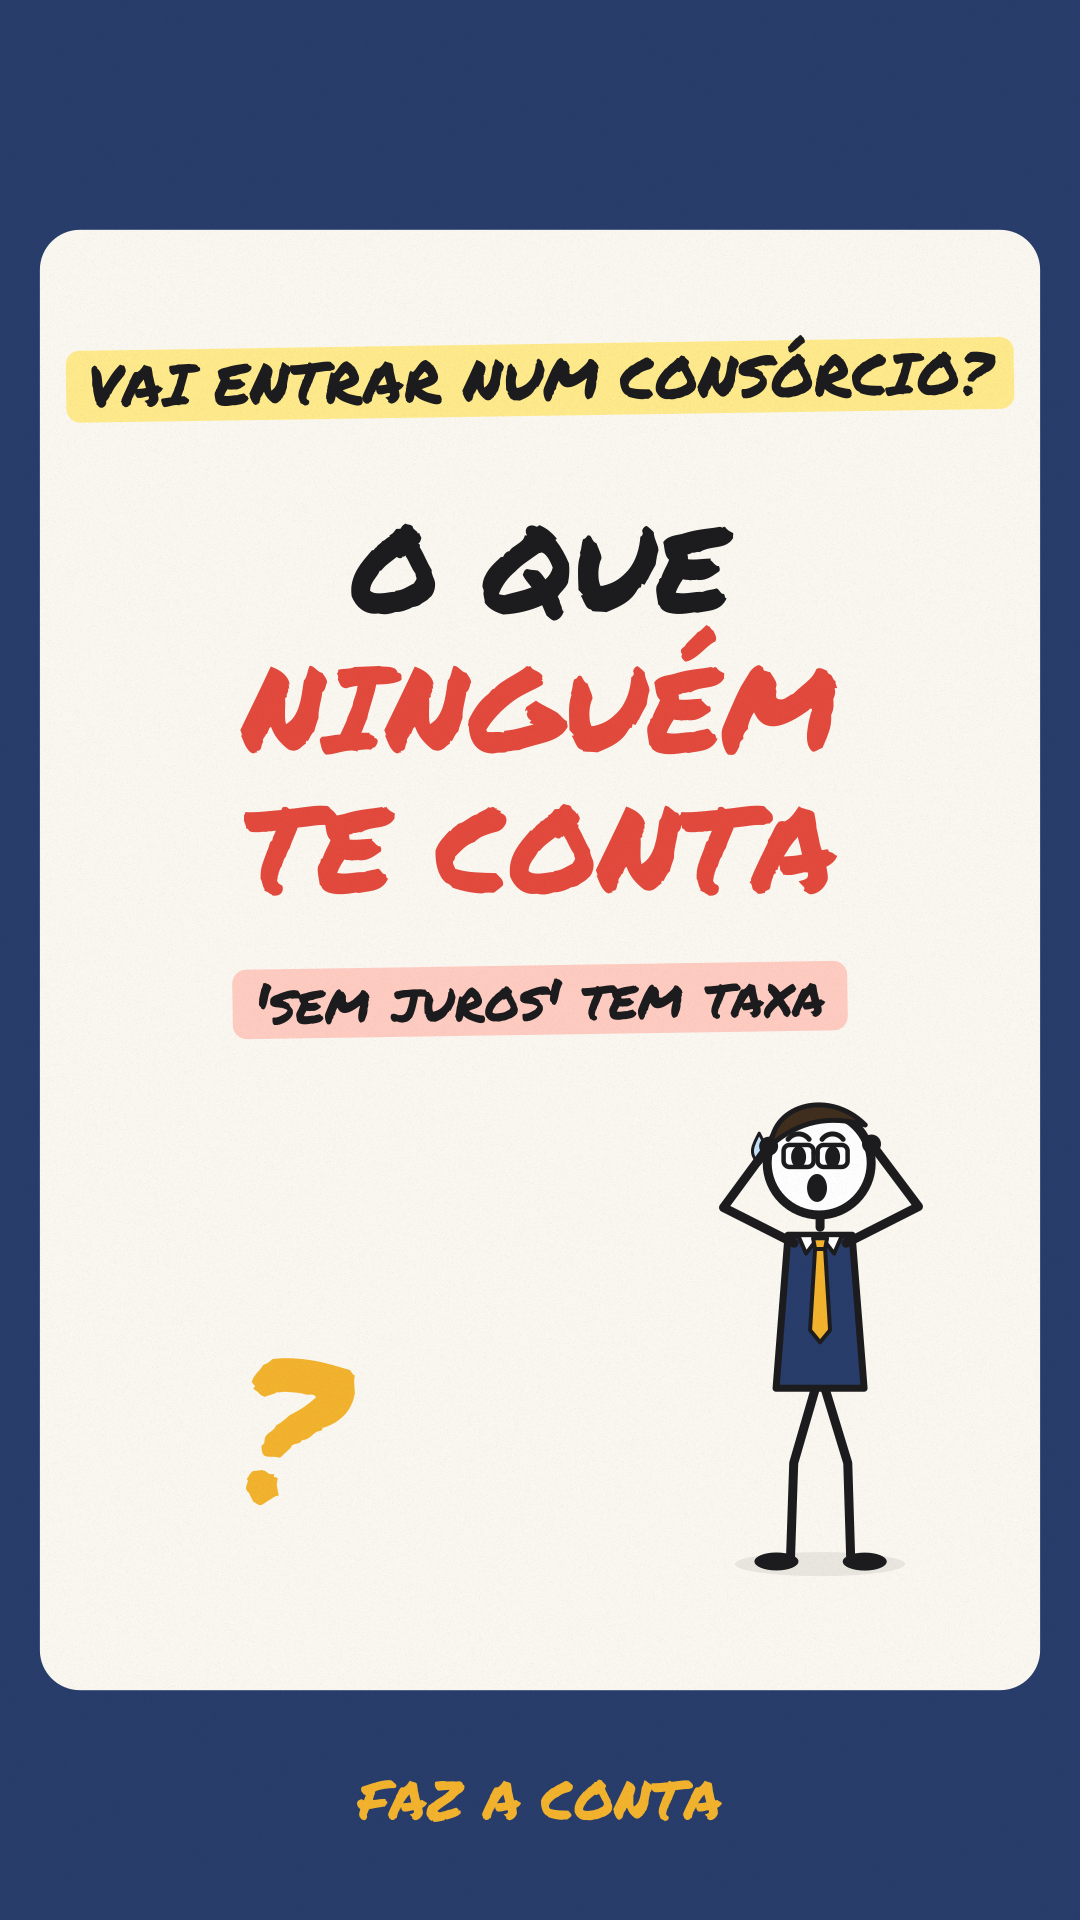

Recreate this plot in Python.
"""Capa do TikTok (1080x1920). A grade do perfil corta para 3:4: o essencial fica entre y 260 e 1660.
    python render.py stills videos/consorcio/capa.py out/capas 10"""
from engine import *  # noqa

VERTICAL = True


def capa(c, t):
    rgb(c, NAVY); c.paint()
    rrect(c, 40, 230, 1000, 1460, 40); fs(c, PAPER, 0)
    c.save(); c.translate(540, 380); hl(c, "VAI ENTRAR NUM CONSÓRCIO?", 0, 0, 58, LYELLOW); c.restore()
    text(c, "O QUE", 540, 570, 120, MARKER, INK)
    text(c, "NINGUÉM", 540, 710, 120, MARKER, RED)
    text(c, "TE CONTA", 540, 850, 120, MARKER, RED)
    c.save(); c.translate(540, 1000); hl(c, "'sem juros' tem taxa", 0, 0, 56, (1, 0.8, 0.76)); c.restore()
    c.save(); c.translate(290, 1430); c.scale(1.6, 1.6); qmark(c, 120, GOLD); c.restore()
    hero(c, 10, 820, 1560, 1.0, [(0, "head")], [(0, "shocked")], look=-0.6)
    text(c, "FAZ A CONTA", 540, 1800, 54, MARKER, GOLD)


SCENES = [(0.0, 999.0, capa)]
